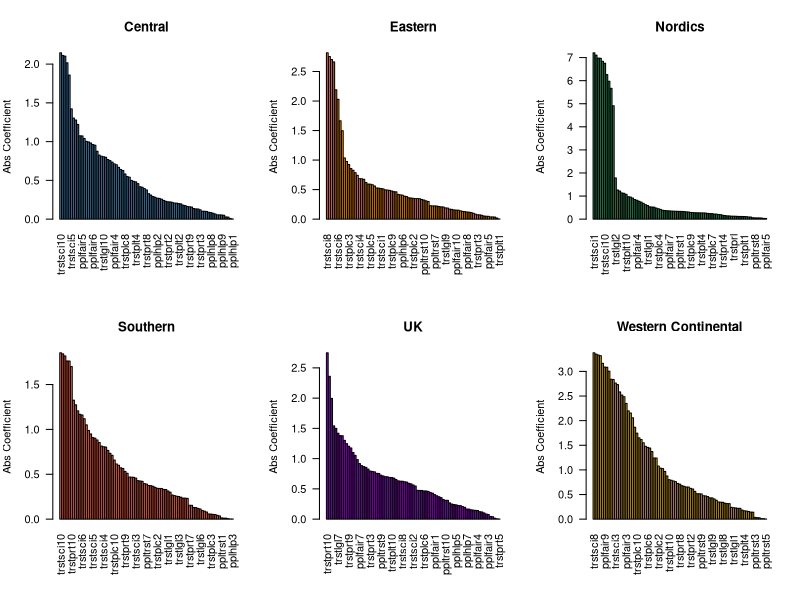

Here is the R script that generated this plot:
setwd("~/Documents/Spring 2025/MATH 4322 - Data Science /Group Project/Cleaned Datasets")
install.packages("MASS")
library(MASS)

## Delete your art 
rm(list = ls())

## Loading datasets

central <- read.csv("central_europe_clean_csv.csv", header = TRUE)
eastern <- read.csv("eastern_europe_clean_csv.csv", header = TRUE)
nordics <- read.csv("nordics_clean_csv.csv", header = TRUE)
southern <- read.csv("southern_europe_clean_csv.csv", header = TRUE)
uk <- read.csv("uk_clean_csv.csv", header = TRUE)
west_central <- read.csv("wce_clean_csv.csv", header = TRUE)

## Making Copies for Analysis

central_2 <- central
eastern_2 <- eastern
nordics_2 <- nordics
southern_2 <- southern
uk_2 <- uk
west_central_2 <- west_central

## Making scalers into factors
central_2$pplfair <- as.factor(central_2$pplfair)
eastern_2$pplfair <- as.factor(eastern_2$pplfair)
nordics_2$pplfair <- as.factor(nordics_2$pplfair)
southern_2$pplfair <- as.factor(southern_2$pplfair)
uk_2$pplfair <- as.factor(uk_2$pplfair)
west_central_2$pplfair <- as.factor(west_central_2$pplfair)

central_2$pplhlp <- as.factor(central_2$pplhlp)
eastern_2$pplhlp <- as.factor(eastern_2$pplhlp)
nordics_2$pplhlp <- as.factor(nordics_2$pplhlp)
southern_2$pplhlp <- as.factor(southern_2$pplhlp)
uk_2$pplhlp <- as.factor(uk_2$pplhlp)
west_central_2$pplhlp <- as.factor(west_central_2$pplhlp)

central_2$ppltrst <- as.factor(central_2$ppltrst)
eastern_2$ppltrst <- as.factor(eastern_2$ppltrst)
nordics_2$ppltrst <- as.factor(nordics_2$ppltrst)
southern_2$ppltrst <- as.factor(southern_2$ppltrst)
uk_2$ppltrst <- as.factor(uk_2$ppltrst)
west_central_2$ppltrst <- as.factor(west_central_2$ppltrst)

central_2$trstlgl <- as.factor(central_2$trstlgl)
eastern_2$trstlgl <- as.factor(eastern_2$trstlgl)
nordics_2$trstlgl <- as.factor(nordics_2$trstlgl)
southern_2$trstlgl <- as.factor(southern_2$trstlgl)
uk_2$trstlgl <- as.factor(uk_2$trstlgl)
west_central_2$trstlgl <- as.factor(west_central_2$trstlgl)

central_2$trstplc <- as.factor(central_2$trstplc)
eastern_2$trstplc <- as.factor(eastern_2$trstplc)
nordics_2$trstplc <- as.factor(nordics_2$trstplc)
southern_2$trstplc <- as.factor(southern_2$trstplc)
uk_2$trstplc <- as.factor(uk_2$trstplc)
west_central_2$trstplc <- as.factor(west_central_2$trstplc)

central_2$trstplt <- as.factor(central_2$trstplt)
eastern_2$trstplt <- as.factor(eastern_2$trstplt)
nordics_2$trstplt <- as.factor(nordics_2$trstplt)
southern_2$trstplt <- as.factor(southern_2$trstplt)
uk_2$trstplt <- as.factor(uk_2$trstplt)
west_central_2$trstplt <- as.factor(west_central_2$trstplt)

central_2$trstprt <- as.factor(central_2$trstprt)
eastern_2$trstprt <- as.factor(eastern_2$trstprt)
nordics_2$trstprt <- as.factor(nordics_2$trstprt)
southern_2$trstprt <- as.factor(southern_2$trstprt)
uk_2$trstprt <- as.factor(uk_2$trstprt)
west_central_2$trstprt <- as.factor(west_central_2$trstprt)

central_2$trstsci <- as.factor(central_2$trstsci)
eastern_2$trstsci <- as.factor(eastern_2$trstsci)
nordics_2$trstsci <- as.factor(nordics_2$trstsci)
southern_2$trstsci <- as.factor(southern_2$trstsci)
uk_2$trstsci <- as.factor(uk_2$trstsci)
west_central_2$trstsci <- as.factor(west_central_2$trstsci)

## Low, Medium, High Partition for implvdm

central_2$dem_imp <- ifelse(central_2$implvdm < 5, "Low", 
                           ifelse(central_2$implvdm >= 7, "High", "Medium"))
eastern_2$dem_imp <- ifelse(eastern_2$implvdm < 5, "Low", 
                            ifelse(eastern_2$implvdm >= 7, "High", "Medium"))
nordics_2$dem_imp <- ifelse(nordics_2$implvdm < 5, "Low", 
                            ifelse(nordics_2$implvdm >= 7, "High", "Medium"))
southern_2$dem_imp <- ifelse(southern_2$implvdm < 5, "Low", 
                            ifelse(southern_2$implvdm >= 7, "High", "Medium"))
uk_2$dem_imp <- ifelse(uk_2$implvdm < 5, "Low", 
                            ifelse(uk_2$implvdm >= 7, "High", "Medium"))
west_central_2$dem_imp <- ifelse(west_central_2$implvdm < 5, "Low", 
                            ifelse(west_central_2$implvdm >= 7, "High", "Medium"))

## Remove implvdm and country as factors
central_2$implvdm <- NULL
eastern_2$implvdm <- NULL
nordics_2$implvdm <- NULL
southern_2$implvdm <- NULL
uk_2$implvdm <- NULL
west_central_2$implvdm <- NULL

central_2$cntry <- NULL
eastern_2$cntry <- NULL
nordics_2$cntry <- NULL
southern_2$cntry <- NULL
uk_2$cntry <- NULL
west_central_2$cntry <- NULL

## Split Into Testing and Training Data
central_2_index <- sample(1:nrow(central_2), size = 0.7 * nrow(central_2))
central_2_train <- central_2[central_2_index, ]
central_2_test <- central_2[-central_2_index, ]

eastern_2_index <- sample(1:nrow(eastern_2), size = 0.7 * nrow(eastern_2))
eastern_2_train <- eastern_2[eastern_2_index, ]
eastern_2_test <- eastern_2[-eastern_2_index, ]

nordics_2_index <- sample(1:nrow(nordics_2), size = 0.7 * nrow(nordics_2))
nordics_2_train <- nordics_2[nordics_2_index, ]
nordics_2_test <- nordics_2[-nordics_2_index, ]

southern_2_index <- sample(1:nrow(southern_2), size = 0.7 * nrow(southern_2))
southern_2_train <- southern_2[southern_2_index, ]
southern_2_test <- southern_2[-southern_2_index, ]

uk_2_index <- sample(1:nrow(uk_2), size = 0.7 * nrow(uk_2))
uk_2_train <- uk_2[uk_2_index, ]
uk_2_test <- uk_2[-uk_2_index, ]

west_central_2_index <- sample(1:nrow(west_central_2), size = 0.7 * nrow(west_central_2))
west_central_2_train <- west_central_2[west_central_2_index, ]
west_central_2_test <- west_central_2[-west_central_2_index, ]

## Linear Discriminant Analysis

central.lda <- lda(dem_imp ~ . ,data = central_2_train)
eastern.lda <- lda(dem_imp ~ . ,data = eastern_2_train)
nordics.lda <- lda(dem_imp ~ . ,data = nordics_2_train)
southern.lda <- lda(dem_imp ~ ., data = southern_2_train)
uk.lda <- lda(dem_imp ~ . ,data = uk_2_train)
west_central.lda <- lda(dem_imp ~ . ,data = west_central_2_train)

central.lda.pred = predict(central.lda,central_2_test)
eastern.lda.pred = predict(eastern.lda,eastern_2_test)
nordics.lda.pred = predict(nordics.lda,nordics_2_test)
southern.lda.pred = predict(southern.lda,southern_2_test)
uk.lda.pred = predict(uk.lda,uk_2_test)
west_central.lda.pred = predict(west_central.lda,west_central_2_test)

## Confusion Matrices
central_confusion <- table(central.lda.pred$class,central_2_test$dem_imp)
eastern_confusion <- table(eastern.lda.pred$class,eastern_2_test$dem_imp)
nordics_confusion <- table(nordics.lda.pred$class,nordics_2_test$dem_imp)
southern_confusion <- table(southern.lda.pred$class,southern_2_test$dem_imp)
uk_confusion <- table(uk.lda.pred$class,uk_2_test$dem_imp)
west_central_confusion <- table(west_central.lda.pred$class,west_central_2_test$dem_imp)

print(central_confusion)
print(eastern_confusion)
print(nordics_confusion)
print(southern_confusion)
print(uk_confusion)
print(west_central_confusion)

## Accuracy Rate

correct_central <- sum(diag(central_confusion))
total_central <- sum(central_confusion)
accuracy_central <- correct_central / total_central

correct_eastern <- sum(diag(eastern_confusion))
total_eastern <- sum(eastern_confusion)
accuracy_eastern <- correct_eastern / total_eastern

correct_nordics <- sum(diag(nordics_confusion))
total_nordics <- sum(nordics_confusion)
accuracy_nordics <- correct_nordics / total_nordics

correct_southern <- sum(diag(southern_confusion))
total_southern <- sum(southern_confusion)
accuracy_southern <- correct_southern / total_southern

correct_uk <- sum(diag(uk_confusion))
total_uk <- sum(uk_confusion)
accuracy_uk <- correct_uk / total_uk

correct_west_central <- sum(diag(west_central_confusion))
total_west_central <- sum(west_central_confusion)
accuracy_west_central <- correct_west_central / total_west_central

accuracies <- c(Central = accuracy_central, Eastern = accuracy_eastern, Nordics = accuracy_nordics, Southern = accuracy_southern, 
                UK = accuracy_uk, Western_Continental = accuracy_west_central)
print(round(accuracies, 4))

## Relative importance of variables LD1

central_importance <- abs(central.lda$scaling[, 1])
central_importance_sorted <- sort(central_importance, decreasing = TRUE)
print(central_importance_sorted)

eastern_importance <- abs(eastern.lda$scaling[, 1])
eastern_importance_sorted <- sort(eastern_importance, decreasing = TRUE)
print(eastern_importance_sorted)

nordics_importance <- abs(nordics.lda$scaling[, 1])
nordics_importance_sorted <- sort(nordics_importance, decreasing = TRUE)
print(nordics_importance_sorted)

southern_importance <- abs(southern.lda$scaling[, 1])
southern_importance_sorted <- sort(southern_importance, decreasing = TRUE)
print(southern_importance_sorted)

uk_importance <- abs(uk.lda$scaling[, 1])
uk_importance_sorted <- sort(uk_importance, decreasing = TRUE)
print(uk_importance_sorted)

west_central_importance <- abs(west_central.lda$scaling[, 1])
west_central_importance_sorted <- sort(west_central_importance, decreasing = TRUE)
print(west_central_importance_sorted)

## Graphing of relative importance of variables by LD1

par(mfrow = c(2, 3), mar = c(6, 4, 4, 2)) 

barplot(central_importance_sorted, las = 2, col = "steelblue", main = "Central", ylab = "Abs Coefficient")
barplot(eastern_importance_sorted, las = 2, col = "darkorange", main = "Eastern", ylab = "Abs Coefficient")
barplot(nordics_importance_sorted, las = 2, col = "seagreen", main = "Nordics", ylab = "Abs Coefficient")
barplot(southern_importance_sorted, las = 2, col = "tomato", main = "Southern", ylab = "Abs Coefficient")
barplot(uk_importance_sorted, las = 2, col = "darkviolet", main = "UK", ylab = "Abs Coefficient")
barplot(west_central_importance_sorted, las = 2, col = "goldenrod", main = "Western Continental", ylab = "Abs Coefficient")

par(mfrow = c(1, 1))

## K-Fold Cross Validation Function (Scrappy_Jet)
kfold_lda <- function(data, target_col, k = 5) {
  
  set.seed(123)  ## For reproducibility
  folds <- sample(rep(1:k, length.out = nrow(data)))
  accuracy_list <- c()
  
  for (i in 1:k) {
    train_data <- data[folds != i, ]
    test_data <- data[folds == i, ]
    
    model <- lda(as.formula(paste(target_col, "~ .")), data = train_data)
    pred <- predict(model, test_data)
    
    actual <- test_data[[target_col]]
    predicted <- pred$class
    
    acc <- mean(actual == predicted)
    accuracy_list <- c(accuracy_list, acc)
  }
  
  avg_accuracy <- mean(accuracy_list)
  return(list(accuracies = accuracy_list, average_accuracy = avg_accuracy))
}

## Calling K-Fold
central_cv_results <- kfold_lda(central_2, "dem_imp", k = 5)
eastern_cv_results <- kfold_lda(eastern_2, "dem_imp", k = 5)
nordics_cv_results <- kfold_lda(nordics_2, "dem_imp", k = 5)
southern_cv_results <- kfold_lda(southern_2, "dem_imp", k = 5)
uk_cv_results <- kfold_lda(uk_2, "dem_imp", k = 5)
west_central_cv_results <- kfold_lda(west_central_2, "dem_imp", k = 5)

## Printing K-Fold Results
print(central_cv_results)
print(eastern_cv_results)
print(nordics_cv_results)
print(southern_cv_results)
print(uk_cv_results)
print(west_central_cv_results)